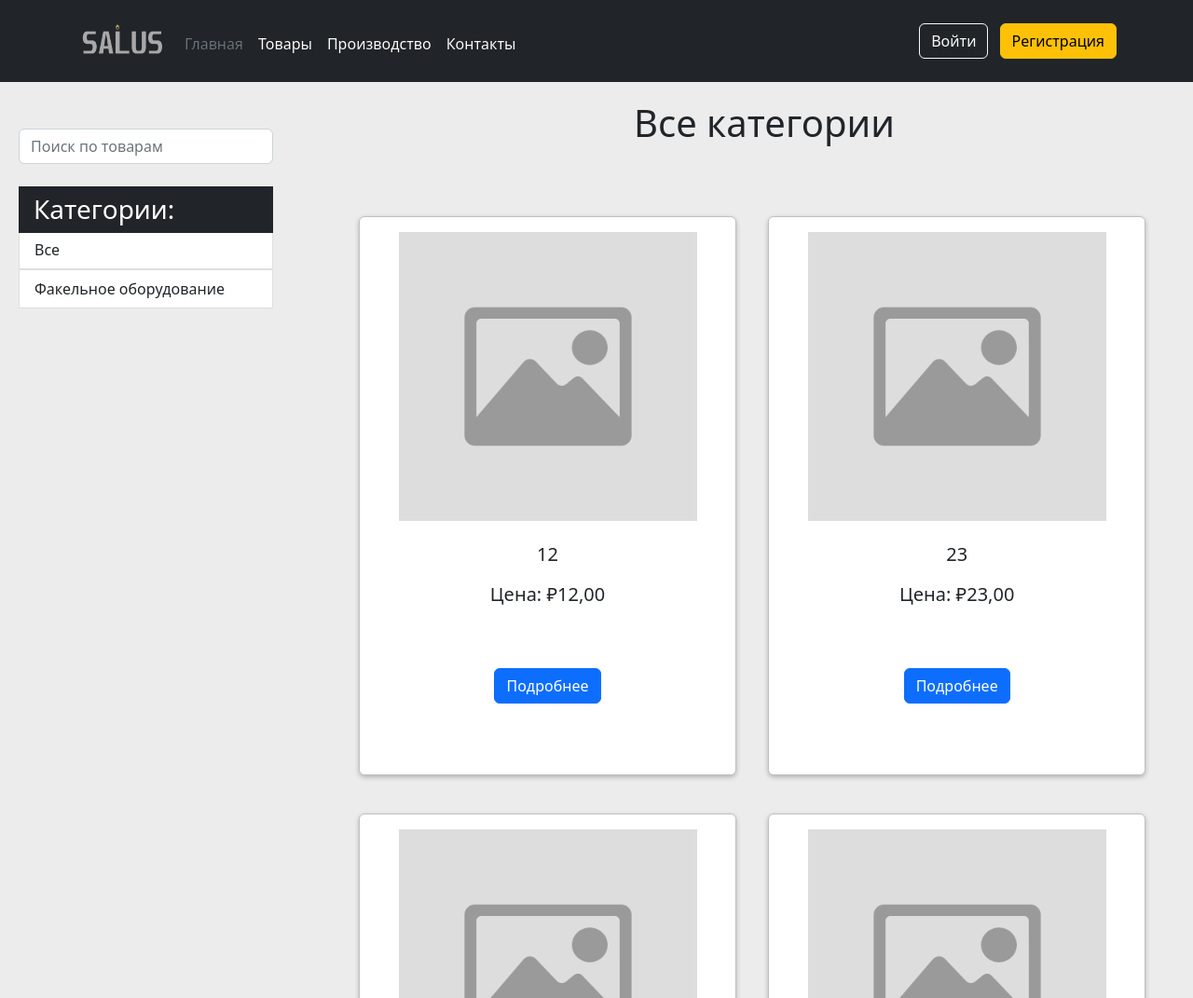
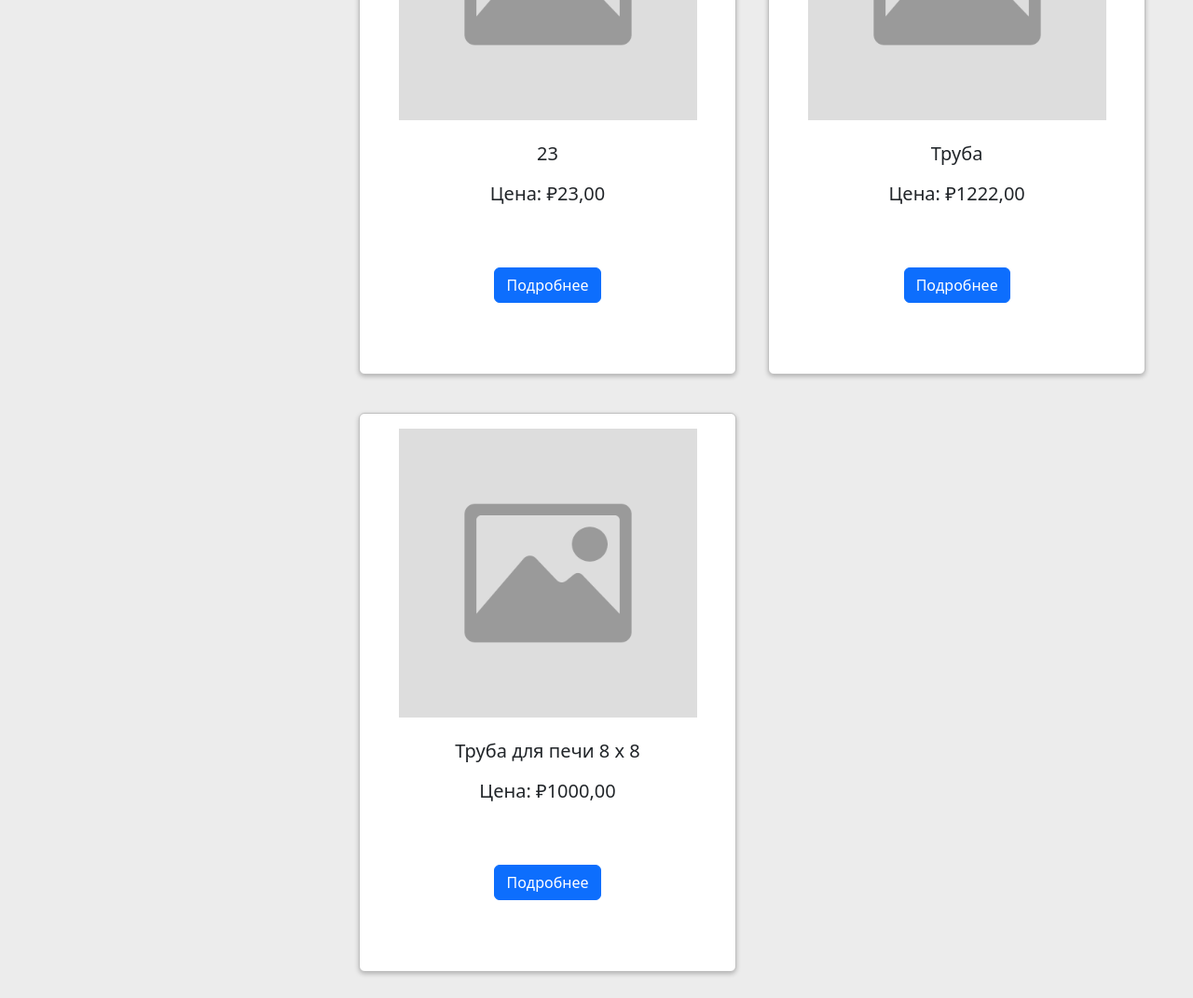
The app's page /product/products/, older data (2 pictures, top to bottom).
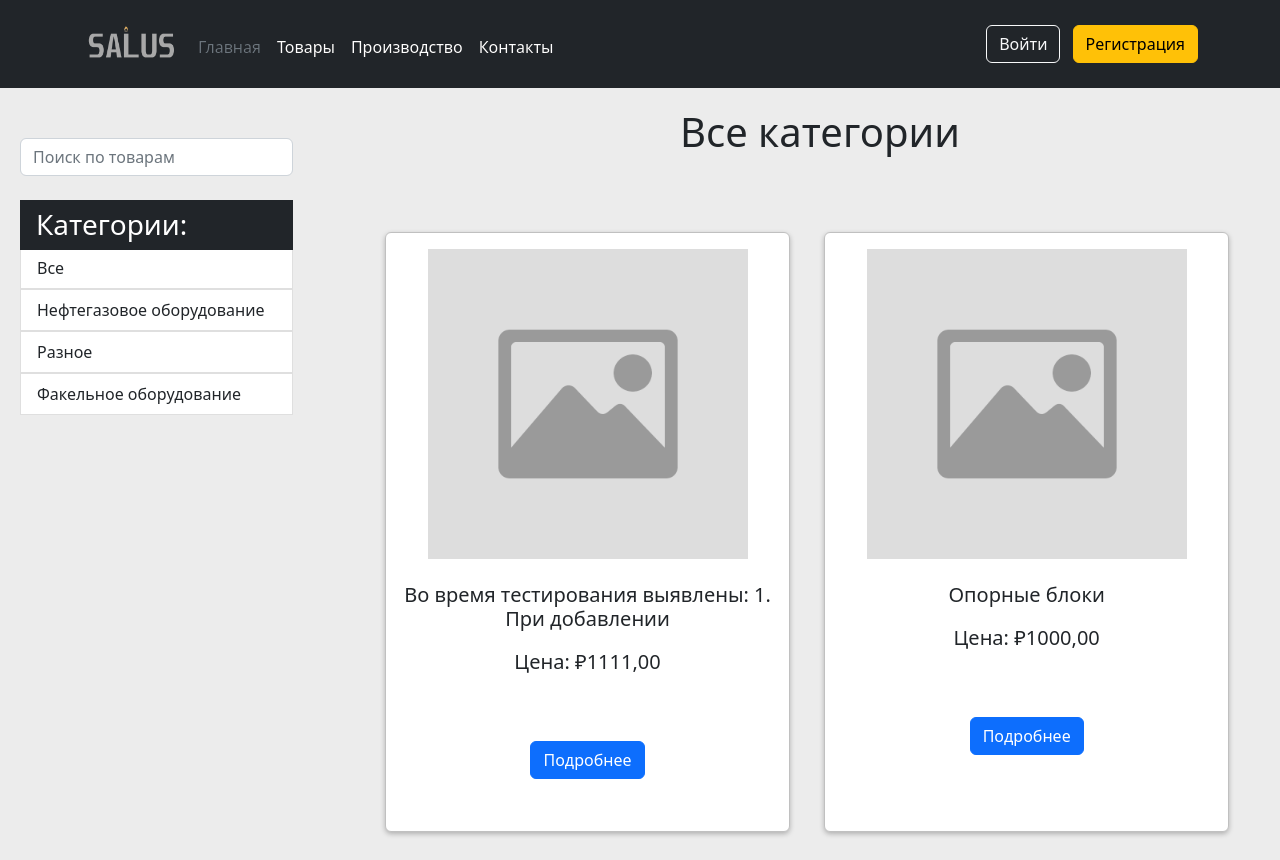
The same page, newer data.
### shop/models.py (models this page shows, shortened)
class Category(models.Model):
    name = models.CharField(max_length=100, db_index=True, unique=True, verbose_name='Название категории')
    slug = models.SlugField(max_length=100, unique=True)
    class Meta:
        ordering = ('name', )
        verbose_name = 'Категория'
        verbose_name_plural = 'Категории'
    def get_absolute_url(self):
        return reverse('myshop:product_list_by_category', args=[self.slug])

class Product(models.Model):
    category = models.ForeignKey(Category, related_name='products', on_delete=CASCADE, verbose_name='Категория')
    name = models.CharField(max_length=50, db_index=True, verbose_name='Название товара')
    description = models.TextField(max_length=1000, blank=True, verbose_name='Описание и спецификация')
    price = models.DecimalField(validators=[MinValueValidator(Decimal('0.01'))], max_digits=10, decimal_places=2, verbose_name='Цена')
    opt_price = models.DecimalField(validators=[MinValueValidator(Decimal('0.01'))], max_digits=10, decimal_places=2, verbose_name='Оптовая цена',  blank=True, null=True)
    opt_price_if = models.PositiveIntegerField(default=10000, verbose_name='Количество, необходимое для оптовой цены', blank=True, null=True)
    image = models.ImageField(upload_to='product/%Y/%m/%d', blank=True, null=True, verbose_name='Изображение')
    created = models.DateTimeField(auto_now_add=True)
    uploaded = models.DateTimeField(auto_now=True)
    class Meta:
        ordering = ('name',)
        verbose_name = 'Товар'
        verbose_name_plural = 'Товары'

### shop/views.py (the view)
# urls.py: path('products/', views.product_list, name='product_list'),
def product_list(request, category_slug=None):
    category = None
    categories = Category.objects.all()
    products = Product.objects.all()
    if category_slug:
        category = get_object_or_404(Category, slug=category_slug)
        products = products.filter(category=category)
    return render(request, 'product/list.html',
                  {
                      'category': category,
                      'categories': categories,
                      'products': products
                  })

### cart/context_processors.py (called while the page is built)
def cart(request):
    return {'cart': Cart(request)}

### templates/product/list.html (shortened to what this page needs)
{%extends 'index.html' %}
{% load static %}
{% block container %}
<head>
  </head>
<div class="d-flex">
    <div class="container content position-fixed" style="margin-left: 20px; min-width:20rem;" >
        <div class="row">
            <div class="col-3 list-group" >
                <form action="{% url 'myshop:search_results' %}"  method="get" class="col-12 mb-3 mb-lg-0 me-lg-3">
                            <input type="search" name="q" class="form-control form-input form-control-dark" placeholder="Поиск по товарам" aria-label="Search" >
                    </form><br>
                    <h3 class="list-group-item list-group-item-action border-0 active" style="background: #212529; margin-bottom: -2px;">Категории:</h3>
                    <a class="list-group-item list-group-item-action" {% if not category %}class="selected"{% endif %} href="{% url 'myshop:product_list' %}">Все</a>
                    {% for c in categories %}
                <div class="d-flex justify-content-between"><a href="{{ c.get_absolute_url }}" class="list-group-item list-group-item-action" {% if category.slug == c.slug %}class="selected" {% endif %}>{{ c.name }}
                        </a></div>
        {% endfor %}
            </div>
        </div>
    </div>
<div class="col-md-9 " style="margin-left: 370px;">
        <center>
        <h1 class=" position-sticky" style="margin-top: 20px;margin-right: 60px;">{% if category %}{{ category.name }}{% else %}Все категории{% endif %}</h1><br><br>
        </center>
        {% if products %}
        {% for product in products %}
        <div class="card product col-md-3" style="width: 405px; height: 600px;
                          text-align: center;
                          display: inline-block;
                          margin: 15px;  margin-top: 20px; overflow: auto;">
            <div calss="card-header " >
                <div class="card-body"  >
                    <a href="http://127.0.0.1:8000/product/{{ product.id }} ">
                            <img  width="320px" height="310px" src="{% if product.image %}{{ product.image.url }}{%else %}{% static 'img/no-image.png' %}{% endif %}" >
                    </a><br><br>
                    <h5 class="card-title text-break" style="max-width:400px;">{{ product.name|linebreaks }}</h5>
                    <div>
                        <p style="font-size: 20px;">Цена: ₽{{ product.price }}</p>
                        <br><br>
                        <a href="http://127.0.0.1:8000/product/{{ product.id }}" class="btn btn-primary" style="margin-bottom: 10px;">Подробнее</a>
                        </div>
                </div>
            </div>
        </div>
        {% endfor %}
    {% else %}
    <h1 class=" position-sticky" style="margin-top: 100px;margin-left: 570px;">Товаров нет</h1><br><br><br><br><br><br><br><br><br><br><br><br><br><br><br><br><br><br><br><br><br><br><br><br><br><br><br>
    {% endif %}
</div>
</div>
{% endblock container %}

### templates/index.html (shortened to what this page needs)
{% load static %}
<html lang="en" xmlns="http://www.w3.org/1999/html">
  <head>
    <link href="https://cdn.jsdelivr.net/npm/bootstrap@5.2.3/dist/css/bootstrap.min.css" rel="stylesheet">
  </head>
  <header class=" p-4 bg-dark text-white sticky-top ">
    <div class="container ">
      <div class="d-flex flex-wrap align-items-center justify-content-center justify-content-lg-start">
        <a href="/" class=" d-flex align-items-center mb-2 mb-lg-0 text-white text-decoration-none">
          <img src="{% static '/img/spng.png' %}" class="bi me-2" width="100" height="40" style="margin-right:100px" role="img" aria-label="Bootstrap">
        </a>
        <ul class="nav col-12 col-lg-auto me-lg-auto mb-2 justify-content-center mb-md-0">
          <li><a href="{% url 'home' %}" class="linkz nav-link px-2 text-secondary " aria-current="page">Главная</a></li>
          <li><a href="{% url 'myshop:product_list' %}" class="linkz nav-link px-2 text-white">Товары</a></li>
             <li><a href="{%url 'production'%}" class="linkz nav-link px-2 text-white">Производство</a></li>
          <li><a href="{%url 'contacts'%}" class="linkz nav-link px-2 text-white">Контакты</a></li>
        </ul>
        <div class="text-end" >
        {% if user.is_authenticated %}
          <div class=" d-flex">
                {% if user.role != 1 %}
              <a href="{% url 'cart:cart' %}">
          <img id="cart-icon" src="{% static 'img/cart.png' %}">
        </a>
              <h6><span class="badge bg-danger rounded-pill" >
                {% if cart|length  > 0 %}{% with total_items=cart|length %}
                        {{ total_items }}{% endwith %}
                {% else %}
                    0
                {% endif %}
    </span></h6>{% endif %}
          </div>
          </div>
        <div class="dropdown">
                    <button style="margin-left: 5px;" class="btn btn-outline-light dropdown-toggle" type="button" data-bs-toggle="dropdown" aria-expanded="true">
                    Профиль
                    </button>
                    <ul class="dropdown-menu">
                        <li class="dropdown-item">{{ user.username }}</li>
                        <li><hr class="dropdown-divider"></li>
                        <li><a class="dropdown-item" href="{% url 'password_change' %}">Изменить пароль</a></li>
                        <li><a class="dropdown-item" href="{% url 'orders:orders_user' %}">Заказы</a></li>
                    </ul>
                  </div>
            <a style="margin-left: 10px;" href="{% url 'logout' %}" class="btn btn-warning">Выход</a>
      </div>
         {% else %}
                  <a href="{% url 'login' %}" class="btn btn-outline-light me-2">Войти</a>
                  <a href="{% url 'signup' %}" class="btn btn-warning"  >Регистрация</a>
            {% endif %}
   </div>
  </header>
{% block container %}
{% endblock container %}
<br><br><br><br><br><br>
</html>

### templates/index.html (style rules this page uses)
.linkz { --s: 0.15em; --c: #ffc32c; color: #0000; padding-bottom: var(--s); background: linear-gradient(90deg,var(--c) 50%,#000 0) calc(100% - var(--_p,0%))/200% 100%, linear-gradient(var(--c) 0 0) 0% 100%/var(--_p,0%) var(--s) no-repeat; -webkit-background-clip: text,padding-box; background-clip: text,padding-box; transition: 0.3s; }
header { padding-top: 60px; }

### templates/product/list.html (style rules this page uses)
.content { margin-top: 50px; margin-top: 50px; }
.product { border: 1px solid #c0c0c0; text-align: center; transition: all 0.5s ease 0s; margin-bottom: 20px; box-shadow: 0 2px 5px rgba(0, 0, 0, 0.25); }

Row changes from the older to the newer data that the page shows:
removed Product: name "12", price "12,00"
removed Product: name "23", price "23,00"
removed Product: name "23", price "23,00"
removed Product: name "Труба", price "1222,00"
removed Product: name "Труба для печи 8 х 8", price "1000,00"
added Category: name "Нефтегазовое оборудование"
added Category: name "Разное"
added Product: name "Во время тестирования выявлены: 1. При добавлении", price "1111,00"
added Product: name "Опорные блоки", price "1000,00"
